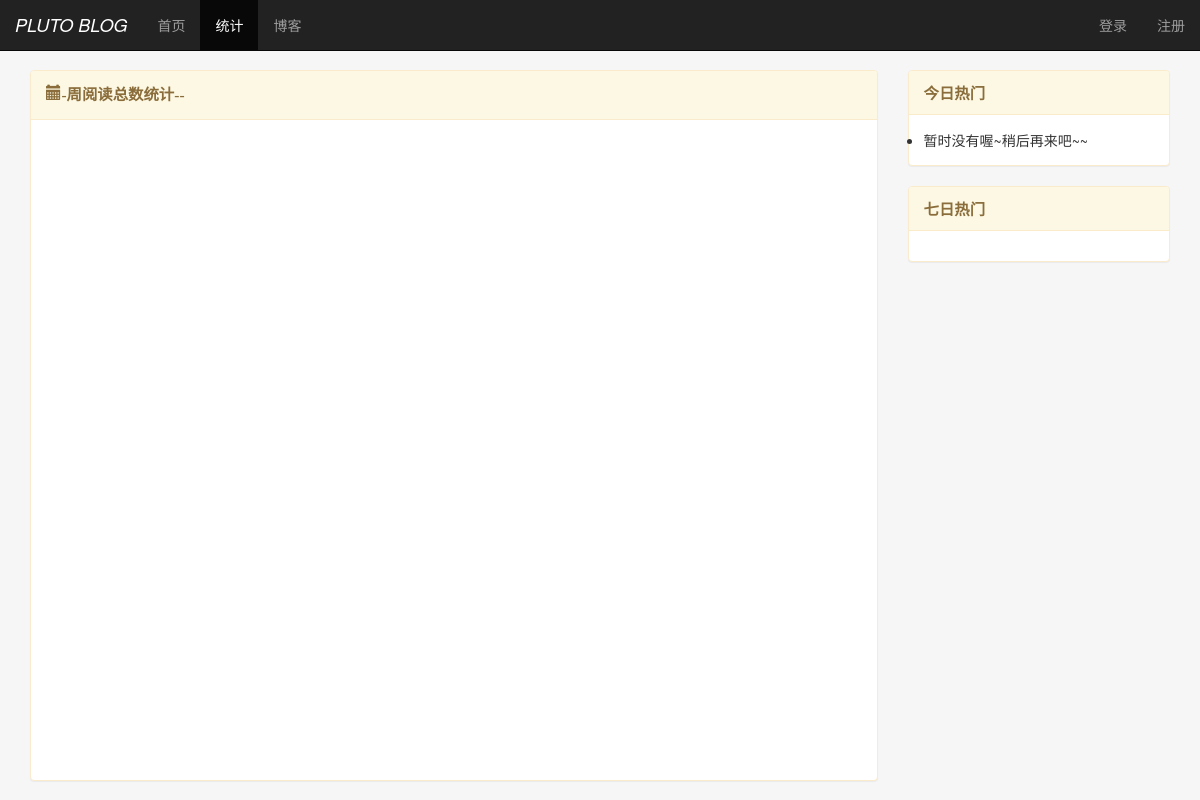
/statistics/, run on an earlier commit of the app's database.
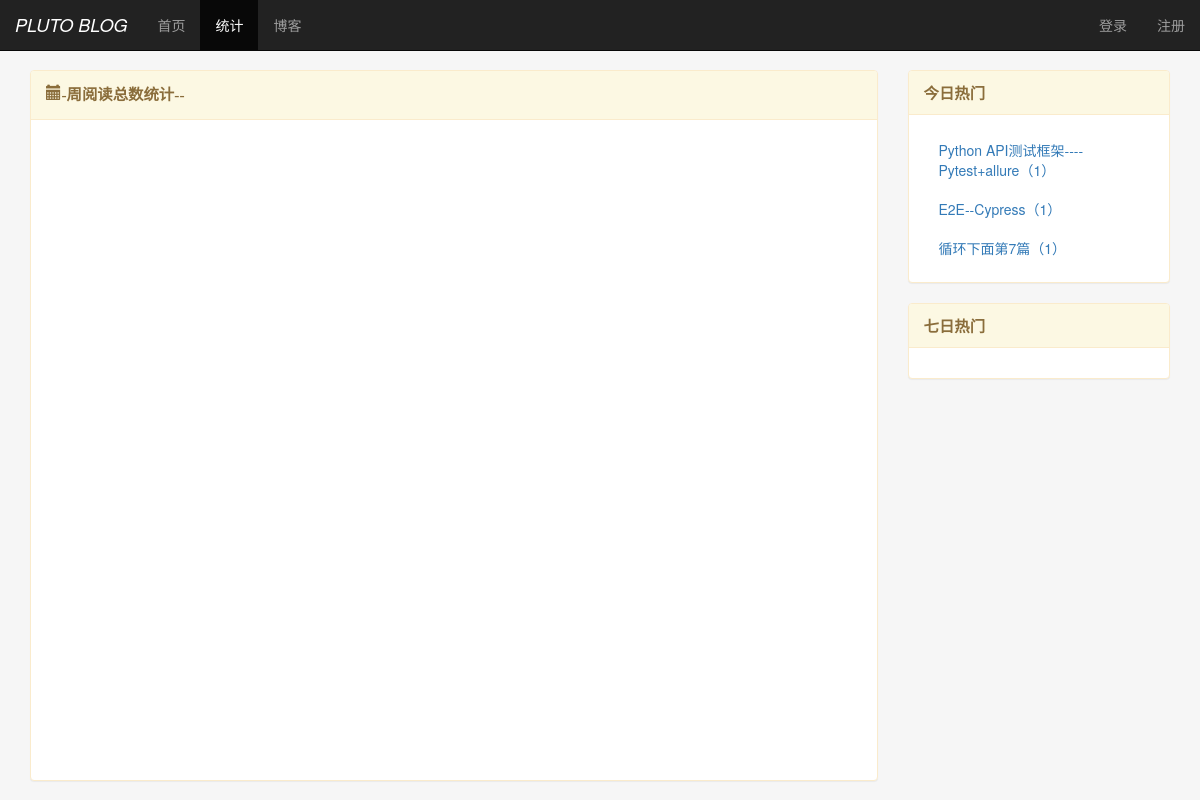
And on a later commit of the database.
### read_statistics/models.py (models this page shows)
class ReadDetail(models.Model):
    date = models.DateField(default=timezone.now)
    read_num = models.IntegerField(default=0)  # 阅读计数字段，默认0
    content_type = models.ForeignKey(ContentType, on_delete=models.DO_NOTHING)  # 多对一，外键指向ContentType模型
    object_id = models.PositiveIntegerField()  # 数值字段类型，存储将要关联的模型中的主键值
    content_object = GenericForeignKey('content_type', 'object_id')

### blog/models.py (models this page shows, shortened)
class Blog(models.Model, ReadNumExpandMethod):
    title = models.CharField(max_length=50)
    blog_type = models.ForeignKey(BlogType, on_delete=models.DO_NOTHING)
    content = RichTextUploadingField()
    author = models.ForeignKey(User, on_delete=models.DO_NOTHING, default=1)
    created_time = models.DateTimeField(auto_now_add=True)
    last_updated_time = models.DateTimeField(auto_now=True)
    read_details = GenericRelation(ReadDetail)  # 反向通用关系，创建一个从相关对象到该对象的关系， 这里关联到ReadDetail-->Blog
    objects = models.Manager()
    class Meta:
        ordering = ['-created_time']  # 倒序显示列表

### read_statistics/views.py (the view)
# urls.py: path('', views.num_statistics, name='num_statistics'),  # 阅读数量统计
def num_statistics(request):
    blog_content_type = ContentType.objects.get_for_model(Blog)
    dates, read_nums = get_seven_days_read_data(blog_content_type)
    week_hot = cache.get('week_hot')
    if week_hot is None:
        week_hot = get_week_hot_data()
        cache.set('week_hot', week_hot, 3600)
    context = {}
    context.update(read_nums=read_nums,
                   dates=dates,
                   today_hot=get_today_hot_data(blog_content_type),
                   week_hot=week_hot)
    return render(request, 'statistics/statistics.html', context)

### read_statistics/utils.py (called while the page is built)
def get_seven_days_read_data(content_type):
    today = timezone.now().date()
    dates = []
    read_nums = []
    for i in range(6, -1, -1):
        date = today - datetime.timedelta(days=i)
        dates.append(date.strftime('%m/%d'))
        read_datails = ReadDetail.objects.filter(content_type=content_type, date=date)
        result = read_datails.aggregate(read_num_sum=Sum('read_num'))
        read_nums.append(result['read_num_sum'] or 0)
    return dates, read_nums

def get_today_hot_data(content_type):
    today = timezone.now().date()
    read_details = ReadDetail.objects.filter(content_type=content_type, date=today).order_by('-read_num')
    return read_details[:6]  # ---> QuerySet

def get_week_hot_data():
    today = timezone.now().date()
    date = today - datetime.timedelta(days=7)
    read_details = Blog.objects \
                       .filter(read_details__date__lt=today, read_details__date__gte=date) \
                       .values('id', 'title') \
                       .annotate(read_num_sum=Sum('read_details__read_num')) \
                       .order_by('-read_num_sum')
    return read_details[:6]

### read_statistics/templates/statistics/statistics.html (shortened to what this page needs)
{% extends 'base.html' %}
{% block nav_statistics_active %}active{% endblock %}
{% load static %}
{% block heard_extends %}
    <link rel="stylesheet" href={% static 'statistics/statistics.css' %}>
{% endblock %}
{% block content %}
    <div class="container">
        <div class="row">
            <div class="col-xs-12 col-sm-8 col-md-9 col-lg-9">
                <div class="panel panel-warning">
                    <div class="panel-heading"><p class="glyphicon glyphicon-calendar"><b>-周阅读总数统计--</b></p></div>
                    <div class="panel-body">
                        <div id="container"></div>
                    </div>
                    </div>
                </div>
                <div class="hidden-xs col-sm-4 col-md-3 col-lg-3">
            <div class="panel panel-warning">
                  <div class="panel-heading"><b>今日热门</b></div>
                  <div class="panel-body">
                        <ul class="list-group">
                            {% for hot in today_hot %}
                                <li class="list-group-item">
                                    <a href="{% url 'blog_detail' hot.content_object.pk%}">{{ hot.content_object.title }}（{{ hot.read_num }}）</a>
                                </li>
                            {% empty %}
                                <li>暂时没有喔~稍后再来吧~~</li>
                            {% endfor %}
                        </ul>
                  </div>
            </div>
            <div class="panel panel-warning">
                <div class="panel-heading"><b>七日热门</b></div>
                <div class="panel-body">
                </div>
            </div>
            </div>
        </div>
    </div>
{% endblock %}

What changed in the data, as far as the page shows it:
added ReadDetail: content_object "Python API测试框架----Pytest+allure", read_num "1"
added ReadDetail: content_object "E2E--Cypress", read_num "1"
added ReadDetail: content_object "循环下面第7篇", read_num "1"
Also different on the page:
text no longer shown: "暂时没有喔~稍后再来吧~~"
